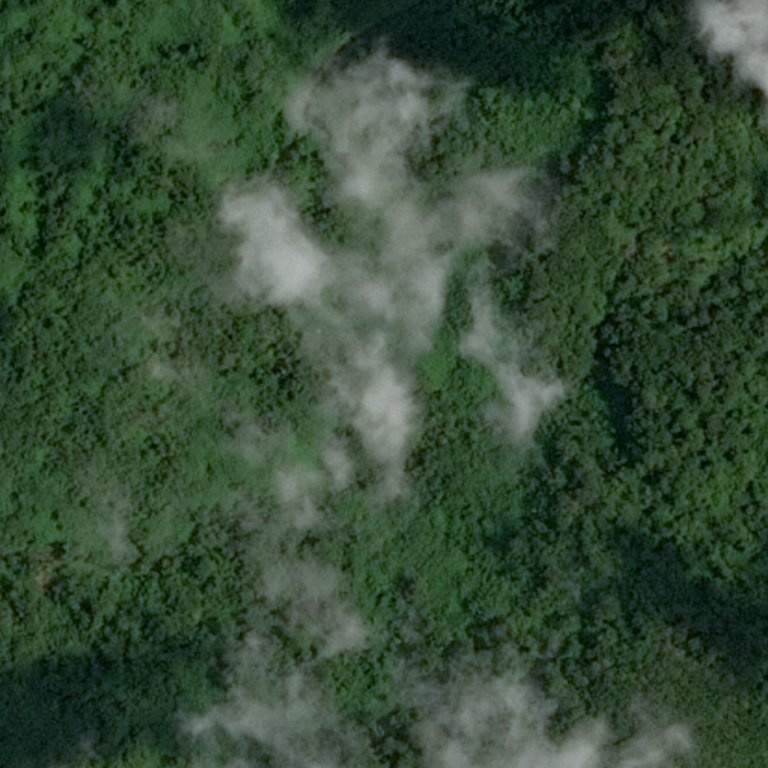
#> input picture hw3/desert_forest/test_image_00.jpg, 768 x 768 px
$ jupyter execute --allow-errors hw3_Lysenkov_gg.ipynb   (shell and % lines are left out)
#> lines starting #> are read from the running program, lines starting #| are printed output that depends on the picture; after the words box and inside, x2 and y2 are one past the last pixel; in counts of white or black regions, pixels touching at a corner belong together; long printed decimals are rounded
# Homework 3

[cell 1]
import numpy as np
import cv2
import matplotlib.pyplot as plt

plt.style.use('seaborn')

# Задача №1 - Лес или пустыня?

Часто при анализе изображений местности необходимо понять ее характер. В частности, если определить, что на изображении преобладет вода, то имеет смысл искать корабли на таком изображении. Если на картинке густой лес, то, возможно, это не лучшая зона для посадки дрона или беспилотника.

Ваша задача - написать программу, которая будет отличать лес от пустыни. В приложении можно найти реальные спутниковые снимки лесов и пустынь.

Примеры изображений:
<table><tr>
    <td>  </td>
    <td>  </td>
</tr></table>

[cell 2]
def des_or_for(image):
    """
    :param image: исходное изображение (RGB)
    :return: 1 - Пустыня, 0 - Лес
    """
    gray = cv2.cvtColor(image.copy(), cv2.COLOR_RGB2GRAY)
    hist = cv2.calcHist([gray.ravel()], [0], None, [256], [0, 256])
    if np.argmax(hist) > len(hist)//2:
        return 1
    return 0

[cell 3]
image = cv2.imread('desert_forest/test_image_00.jpg')
#> image is the input picture: shape (768, 768, 3); mean B, G, R 54, 75.5, 54
h, w, _ = image.shape
image = cv2.resize(image.copy(), (w // 2, h // 2))
#> image: shape (384, 384, 3)
image = cv2.cvtColor(image.copy(), cv2.COLOR_BGR2RGB)

# grayscale
gray = cv2.cvtColor(image.copy(), cv2.COLOR_RGB2GRAY)

[cell 4]
plt.subplot(211)
plt.imshow(image)
plt.title('Исходное изображение'), plt.axis('off')
if des_or_for(image):
#> in des_or_for, `hist = cv2.calcHist([gray.ravel()], [0], None, [256], [0, 256])`: hist = 256 values, max 2626 at index 65, min 0 at index 0, mean 576
    print("It's desert")
else:
    print("It's forest")

#> (a cell that did not finish here is left out)

# Задача №2 - Раздели объекты в шуме

Дано зашумленное изображение с 3 объектами: круг, треугольник и фон. Треубется выдлеить каждый объект, фон, круг и треугольник в бинарные маски. То есть треубется найти геометрическое место каждого объекта на изображении. Незашумленное изображение приведено __только__ для оценки качества решения. Запрещено использовать любую инофрмацию о незашумленном изоьражении в решении.

Придумайте способ численной оценки качества полученного результата.

<table><tr>
    <td>  </td>
    <td>  </td>
</tr></table>

[cell 6]
# вспомогательная функция
def plot_transform_result(src_image, transform_image, is_gray=False):
    """
    Отрисовать с помощью plt исходное изображение и его преобразование.

    :param src_image: np.ndarray: исходное изображение
    :param transform_image: np.ndarray: преобразованное изображение
    :param is_gray: bool: флаг для отображения ЧБ изображений
    :return: None
    """
    plt.figure(figsize=(6.4 * 2, 4.8 * 2), constrained_layout=True
)
    cmap = 'gray' if is_gray else None

    plt.subplot(121)
    plt.imshow(src_image, cmap=cmap)
    plt.axis('off'), plt.title('Исходное изображение')

    plt.subplot(122)
    plt.imshow(transform_image, cmap=cmap)
    plt.axis('off'), plt.title('Результат преобразования')

    plt.show()

[cell 7]
def cleaning(image):
    """
    Чистка фона
    """

    blur = cv2.GaussianBlur(image.copy(), (7,7), 0)
    ret3, th3 = cv2.threshold(blur, 0, 255, cv2.THRESH_BINARY + cv2.THRESH_OTSU)
    kernel = np.ones((7, 7), np.uint8)
    opening = cv2.morphologyEx(th3, cv2.MORPH_OPEN, kernel)
    closing = cv2.morphologyEx(opening, cv2.MORPH_CLOSE, kernel)
    return closing

[cell 8]
def circ_or_triangle(image, mask, size = 100):
    """
    Разбиение маски (круга и треугольника) на круг и треугольник
    Смысл алгоритма:
    1) находим цвета треугольника и квадрата (максимумы на гистограмме)
    2) для каждого пикселя смотрим какие пиксели рядом и выбираем круг это или треугольник
    Примечание: алгоритм не знает круг это или треугольник, знает только фигура 1 и фигура 2
    """

    h_size = size //2;
    hist = cv2.calcHist([image.ravel()], [0], None, [256], [0, 256])
    hist[0] = 0

    sorted_index_hist = np.argsort(hist.T)
    col = sorted_index_hist[0][-2:]

    im = np.pad(image.copy(), h_size)
    pad_mask = np.pad(mask.copy(), h_size)

    res1 = np.zeros(image.shape)
    res2 = np.zeros(image.shape)
    H, W = image.shape
    for y in range(0, H):
        for x in range(0, W):
            im_slice = im[y:y+size, x:x+size]
            if not pad_mask[y+h_size][x+h_size]:
                continue

            if np.sum(im_slice == col[0]) > np.sum(im_slice == col[1]):
                res1[y][x] = 1
            else:
                res2[y][x] = 1

    return res1, res2

[cell 9]
def figures(image):
    """
    Основная функция запускающая остальные
    """

    hist = cv2.calcHist([image.ravel()], [0], None, [256], [0, 256])

    clean_mask = np.ceil(cleaning(image)/255)
    clean_image = np.uint8(image*clean_mask)
    plot_transform_result(clean_mask, clean_image, is_gray=True)

    fig1, fig2 = circ_or_triangle(clean_image, clean_mask)
    fig1 *= 255
    fig2 *= 255
    plot_transform_result(fig1, fig2, is_gray=True)


    plt.show()
    return fig1, fig2

[cell 10]
image = cv2.imread('segmentation/noise.png')
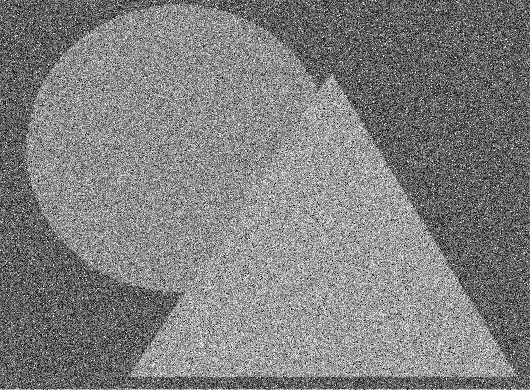
#> input picture hw3/segmentation/noise.png, 530 x 390 px
#> image is the input picture: shape (390, 530, 3); min 0, max 255, mean 127.5
image = cv2.cvtColor(image, cv2.COLOR_BGR2GRAY)
#> image: shape (390, 530)
print(image.shape)
#| (390, 530)

plt.imshow(image, cmap='gray')
plt.axis('off')
plt.show()

[cell 11]
mask1, mask2 = figures(image)
#> in figures, `hist = cv2.calcHist([image.ravel()], [0], None, [256], [0, 256])`: hist = 256 values, max 1923 at index 95, min 82 at index 243, mean 807.4
#> in cleaning, `ret3, th3 = cv2.threshold(blur, 0, 255, cv2.THRESH_BINARY + cv2.THRESH..`:
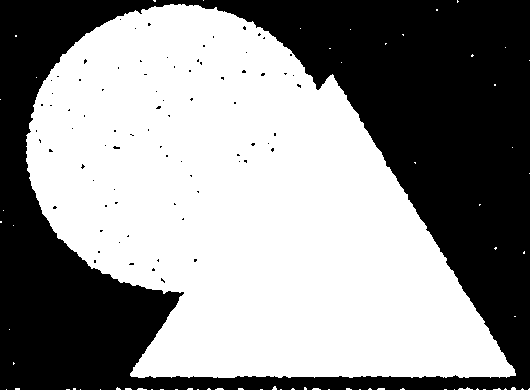
#> th3: shape (390, 530); 56.6% white; 80 black regions (79 under 20 px), largest, box (x1, y1, x2, y2) and area: (0, 0, 530, 390) 89460
#> in cleaning, `ret3, th3 = cv2.threshold(blur, 0, 255, cv2.THRESH_BINARY + cv2.THRESH..`: ret3 = 123
#> in figures, `clean_image = np.uint8(image*clean_mask)`:
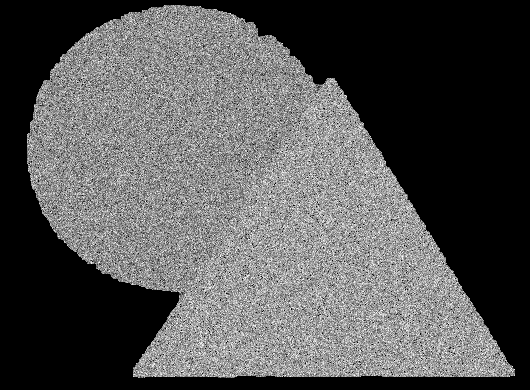
#> clean_image: shape (390, 530); min 0, max 255, mean 85
#> in circ_or_triangle, `hist = cv2.calcHist([image.ravel()], [0], None, [256], [0, 256])`: hist = 256 values, max 90127 at index 0, min 9 at index 26, mean 807.4
#> in circ_or_triangle, `col = sorted_index_hist[0][-2:]`: col = [160, 145]

[cell 12]
image_clean = cv2.imread('segmentation/gt.png')
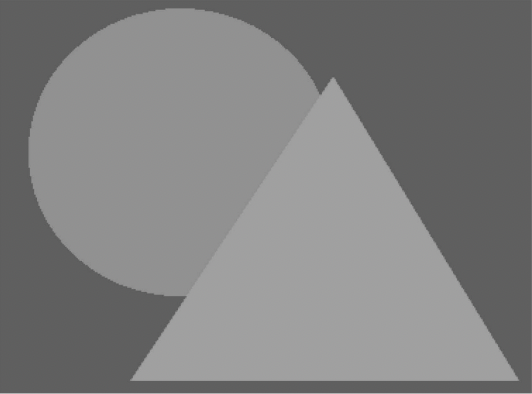
#> input picture hw3/segmentation/gt.png, 532 x 394 px
#> image_clean is the input picture: shape (394, 532, 3); mean B, G, R 127.4, 127.4, 127.4
image_clean = cv2.cvtColor(image_clean, cv2.COLOR_BGR2GRAY)
#> image_clean: shape (394, 532)
print(image_clean.shape)
#| (394, 532)

plt.imshow(image_clean, cmap='gray')
plt.axis('off')
plt.show()

[cell 13]
def accuracy(clean_image, circ, triang, size_col_err = 3):
    """
    Функция проверки точности
    Так как чистая картинка имеет не 3 цвета а больше, приходиться добавлять флуктуацию цвета,
    это учитывается в size_col_err
    Не стоит считать, что точность будет 100% верная, но все же она близка к этому
    """

    H, W = circ.shape

    hist = cv2.calcHist([clean_image.ravel()], [0], None, [256], [0, 256])
    col1 = np.argmax(hist)
    hist[col1] = 0
    col2 = np.argmax(hist)
    hist[col2] = 0
    col3 = np.argmax(hist)
    hist[col3] = 0
    _, col_circ, col_triang = sorted([col1, col2, col3])


    hist = cv2.calcHist([clean_image.ravel()], [0], None, [256], [0, 256])
    count_circ = np.sum(hist[col_circ-size_col_err:col_circ+size_col_err])
    count_triang = np.sum(hist[col_triang-size_col_err:col_triang+size_col_err])
    count_all = count_circ+count_triang


    err_all = H*W
    err_circ = H*W
    err_triang = H*W

    for add_y in range(0, clean_image.shape[0] - circ.shape[0]+1):
        for add_x in range(0, clean_image.shape[1] - circ.shape[1]+1):
            err_circ_i = 0
            err_triang_i = 0
            for y in range(H):
                for x in range(W):
                    if abs(clean_image[y+add_y][x+add_x] - col_circ) < size_col_err  and not circ[y][x]:
                        err_circ_i += 1
                    elif abs(clean_image[y+add_y][x+add_x] - col_circ) > size_col_err and circ[y][x]:
                        err_circ_i += 1

                    if abs(clean_image[y+add_y][x+add_x] - col_triang) < size_col_err and not triang[y][x]:
                        err_triang_i += 1
                    elif abs(clean_image[y+add_y][x+add_x] - col_triang) > size_col_err and triang[y][x]:
                        err_triang_i += 1

            err_all_i = err_circ_i+err_triang_i

            if err_all_i < err_all:
                err_all, err_circ, err_triang = err_all_i, err_circ_i, err_triang_i

    return 1-err_all/count_all, 1-err_circ/count_circ, 1-err_triang/count_triang

[cell 14]
acc_all, acc_circ, acc_triang = accuracy(image_clean, mask2, mask1)
#> in accuracy, `hist = cv2.calcHist([clean_image.ravel()], [0], None, [256], [0, 256])`: hist = 256 values, max 69939 at index 95, min 0 at index 0, mean 818.8
#> in accuracy, `col1 = np.argmax(hist)`: col1 = 95
#> in accuracy, `col2 = np.argmax(hist)`: col2 = 160
#> in accuracy, `col3 = np.argmax(hist)`: col3 = 145
#> in accuracy, `_, col_circ, col_triang = sorted([col1, col2, col3])`: col_triang = 160
#> in accuracy, `count_circ = np.sum(hist[col_circ-size_col_err:col_circ+size_col_err])`: count_circ = 57168
#> in accuracy, `count_triang = np.sum(hist[col_triang-size_col_err:col_triang+size_col..`: count_triang = 58283
#> in accuracy, `count_all = count_circ+count_triang`: count_all = 115451
#> acc_all = 0.959; acc_circ = 0.953; acc_triang = 0.964
print("Accuracy find all:", acc_all)
#| Accuracy find all: 0.9586
print("Accuracy find circle:", acc_circ)
#| Accuracy find circle: 0.9533
print("Accuracy find triangle:", acc_triang)
#| Accuracy find triangle: 0.9638

# Задача №3 - Найди клетки

Даны снимки раковых клеток. Существует задача - определить стадию рака клетки по такому изображению. Для того, чтобы подойти к решению классификации рака клетки, необходимо сначала подготовить данные.

Исходные изображения в реальных задачах могут быть очень большого размера (более 20000 px). Однако из визуального анализа можно заметить, что большая часть этих снимков пустая и не несет в себе полезную информацию.

Ваша задача выделить небольшие ячейки изображений из исходного так, чтобы на ячейках было только изображение клетки.

Пример исходного изображения и нарезанных ячеек клетки.

В качестве аргументов у функции будут значения:
1. исходное изображние;
2. размер ячейки;
3. количество ячеек.

__Доп вопрос__ - как можно выяснить какие нужны значения аргументов, чтобы они подходили для большинства исходных снимков?

## Алгоритм (жадный)
1) Сделаем карту информации
<p>&emsp;    1.0) будем рассматривать сетку, где клетки размера ячейки
<p>&emsp;    1.1) Каждый пиксель в карте информации будет равносилен 1ой ячейки
<p>&emsp;    1.2) В каждом пикселе будет значение = количество не белых пикселей в клетке сетки картинки / количество пикселей в
<p>&emsp;&emsp;            клетке сетки картинки
<p>2) Для каждой ячеки (for по количекству ячеек):
<p>&emsp;&emsp;    далее узлы - точки пересечения линий сетки
<p>&emsp;    2.1) делаем карту узлов: в каждой ячейке сумма количества информации в соседних клетках этого узла
<p>&emsp;    2.2) Ищем самый прибыльный узел
<p>&emsp;    2.3) Расчитываем положение ячейки (сам узел принадлежит ячейке): там формулы с весами клеток в этом узле
<p>&emsp;    2.4) Из расчета, что клетка забирает информацию равную ее пересечению с клеткой сетки, вычитаем из клеток
<p>&emsp;&emsp;            карты информации информацию, которую забрала клетка
<p>&emsp;    2.5) Повторяем
<p>3) Достаем то, что попало в ячейке и создаем новое изображение

[cell 15]
# [78 lines left out: function cells, not called in this run]

[cell 16]
def cells(image, cell_size, cell_count, draw_pic=True):
    """
    Функция поиска ячеек, чтобы достать информацию
    draw_pic - рисовать ли положение ячеек на кортинке
    """
    im_inf = (image != 255).astype(float)

    y_size = np.int32(np.ceil(image.shape[0] / cell_size))
    x_size = np.int32(np.ceil(image.shape[1] / cell_size))
    map_inf = np.zeros((y_size,x_size))

    for i in range(y_size):
        for j in range(x_size):
            map_inf[i][j] = np.sum(im_inf[i*cell_size : (i+1)*cell_size+1, j*cell_size : (j+1)*cell_size+1])/cell_size**2

    plt.show()

    map_inf = np.pad(map_inf, 1)

    cells = np.zeros((cell_count, 2))
    do_corn = []
    for k in range(cell_count):
        map_corner = np.zeros((y_size+1, x_size+1))
        for i in range(y_size+1):
            for j in range(x_size+1):
                map_corner[i][j] = np.sum(map_inf[i : i+2, j : j+2])

#         print(np.max(map_inf))
        corners = [[map_corner[i//(x_size+1)][i%(x_size+1)], i//(x_size+1), i%(x_size+1)] for i in range((x_size+1)*(y_size+1))]
        sort_corn = sorted(corners, key=lambda x: x[0], reverse=True)

#         print([x[0] for x in sort_corn])
        for i in range(len(sort_corn)):
            m, y, x = sort_corn[i]
            if not ([y,x] in do_corn):
                do_corn.append([y,x])
                break
#         print(m)
        s = np.sum(map_inf[y:y+2, x:x+2])

        if s == 0:
            cells[k][0] = np.round(y*cell_size)
            cells[k][1] = np.round(x*cell_size)
            continue

        w1 = map_inf[y][x]/s
        w2 = map_inf[y][x+1]/s
        w3 = map_inf[y+1][x]/s
        w4 = map_inf[y+1][x+1]/s

        cells[k][0] = np.round(y*cell_size - (w1+w2)*cell_size)
        cells[k][1] = np.round(x*cell_size - (w1+w3)*cell_size)

        map_inf[y][x] -= (w1+w2)*(w1+w3)*s
        if map_inf[y][x] < 0: map_inf[y][x] = 0

        map_inf[y][x+1] -= (w1+w2)*(w2+w4)*s
        if map_inf[y][x+1] < 0: map_inf[y][x+1] = 0

        map_inf[y+1][x] -= (w3+w4)*(w1+w3)*s
        if map_inf[y+1][x] < 0: map_inf[y+1][x] = 0

        map_inf[y+1][x+1] -= (w3+w4)*(w2+w4)*s
        if map_inf[y+1][x+1] < 0: map_inf[y+1][x+1] = 0


    cells = cells.astype(int)

    count_side = np.int32(np.ceil(np.sqrt(cell_count)))
    res = np.zeros((count_side*cell_size, count_side*cell_size))

    im = np.pad(image, cell_size)
    for i in range(cell_count):
        y_res = (i//count_side)*cell_size
        x_res = (i%count_side)*cell_size
        y,x = cells[i]

        res[y_res:y_res+cell_size, x_res:x_res+cell_size] = im[y+cell_size:y+2*cell_size, \
                                                                       x+cell_size:x+2*cell_size]

    if draw_pic:
        im_res =  image.copy()
        for i in range(cell_count):
            y,x = cells[i]
            y1 = y+cell_size
            x1 = x+cell_size
            im_res = cv2.rectangle(im_res,(x,y),(x1,y1),0,3)

        plt.figure(figsize=(15,15))
        plt.imshow(im_res, cmap='gray')
        plt.axis('off')
        plt.show()
    return res

[cell 17]
image = cv2.imread('cells/train1_1.jpeg')
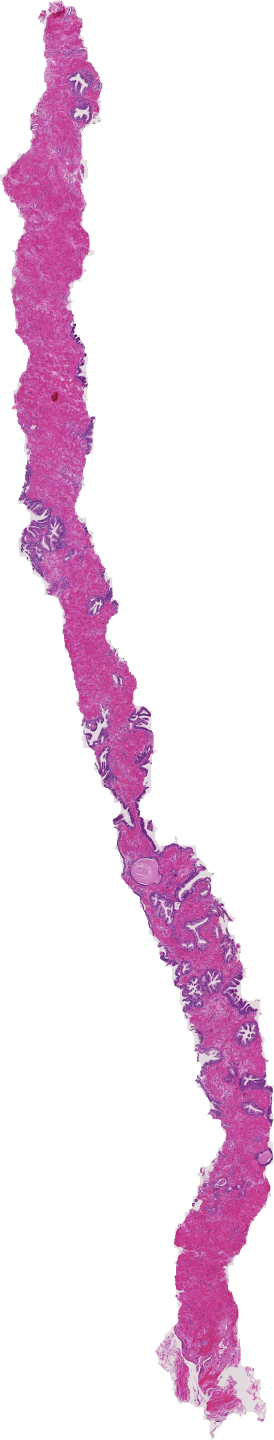
#> input picture hw3/cells/train1_1.jpeg, 1368 x 7200 px (shown at 1/5 size)
#> image is the input picture: shape (7200, 1368, 3); mean B, G, R 234.3, 218.8, 239.9
image = cv2.cvtColor(image, cv2.COLOR_BGR2GRAY)
#> image: shape (7200, 1368)
print(image.shape)
#| (7200, 1368)
# plt.imshow(image, cmap='gray')
plt.show()
res = cells(image, 300, 25, True)
#> in cells, `im_inf = (image != 255).astype(float)`:
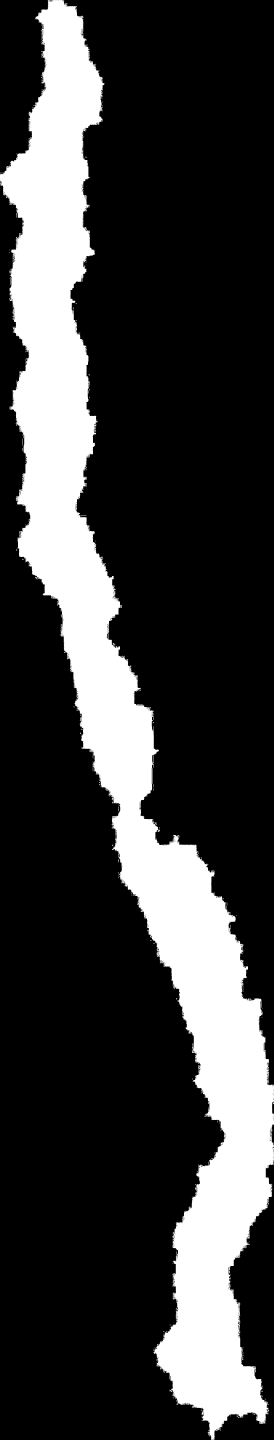
#> im_inf: shape (7200, 1368) float64 (shown at 1/5 size); values 0 (black) and 1 (white), 23.8% white; 568 white regions (479 under 20 px), largest, box (x1, y1, x2, y2) and area: (0, 0, 1368, 7200) 2336029, (762, 3841, 764, 3919) 156, (1008, 7050, 1015, 7076) 97
#> after the loop in cells, `for i in range(y_size):`: map_inf = 24 rows, first 6: [0.29, 0.363, 0, 0, 0], [0.343, 0.669, 0, 0, 0], [0.672, 0.442, 0, 0, 0], [0.778, 0.423, 0, 0, 0], [0.801, 0.377, 0, 0, 0], [0.699, 0.316, 0, 0, 0]
#> the loop in cells, `for k in range(cell_count):` made 25 passes
#> (s, w1, w2, w3, w4) on passes 1 to 8: (2.76, 0.335, 0.155, 0.187, 0.324), (2.38, 0.327, 0.178, 0.337, 0.159), (2.35, 0.423, 0.0698, 0.331, 0.176), (2.32, 0.308, 0.205, 0.266, 0.22), (2.27, 0.0364, 0.398, 0.124, 0.442), (2.26, 0.26, 0.227, 0.424, 0.0895), (2.25, 0.276, 0.177, 0.205, 0.341), (2.14, 0.35, 0.144, 0.246, 0.26)
#> after the loop in cells, `for k in range(cell_count):`: cells = 25 pairs, first value 53 to 6877, second value 36 to 1200; do_corn = 25 pairs, first value 1 to 23, second value 1 to 5
#> in cells, `im = np.pad(image, cell_size)`:
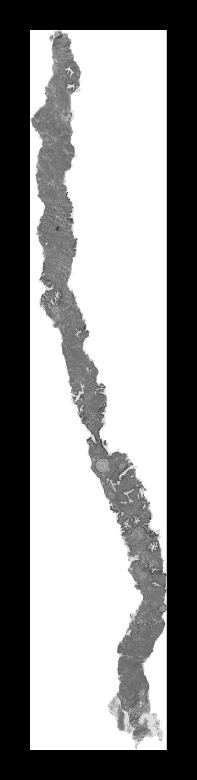
#> im: shape (7800, 1968) (shown at 1/10 size); min 0, max 255, mean 145.6
#> the loop in cells, `for i in range(cell_count):` made 25 passes
#> (y, x) on passes 1 to 8: (4353, 743), (1049, 101), (4952, 974), (1946, 128), (6470, 852), (5854, 995), (2564, 156), (3452, 421)
#> after the loop in cells, `for i in range(cell_count):`:
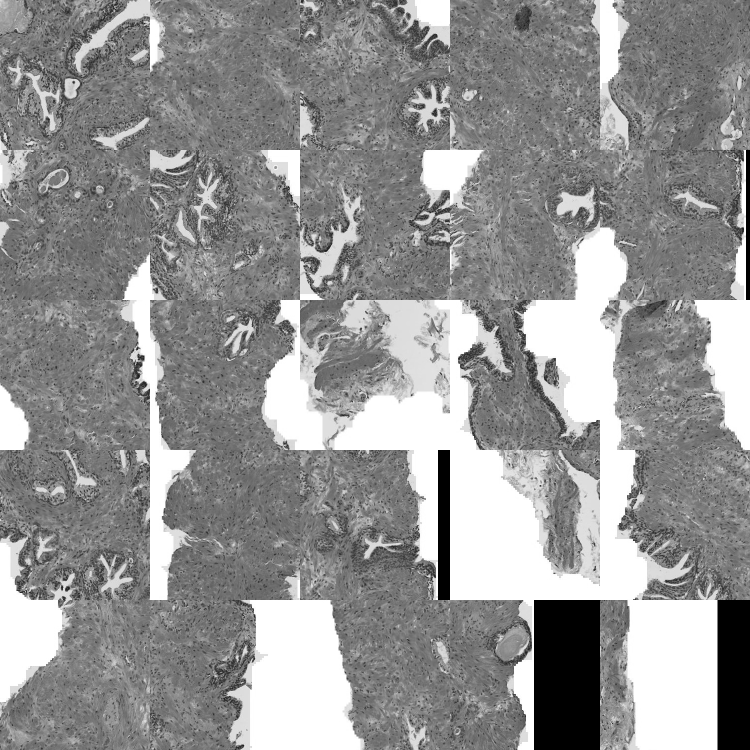
#> res: shape (1500, 1500) float64 (shown at 1/2 size); min 0, max 255, mean 147.2
#> the loop in cells, `for i in range(cell_count):` made 25 passes
#> (y, x, y1, x1) on passes 1 to 8: (4353, 743, 4653, 1043), (1049, 101, 1349, 401), (4952, 974, 5252, 1274), (1946, 128, 2246, 428), (6470, 852, 6770, 1152), (5854, 995, 6154, 1295), (2564, 156, 2864, 456), (3452, 421, 3752, 721)
#> pass 1, in cells, `im_res = cv2.rectangle(im_res,(x,y),(x1,y1),0,3)`:
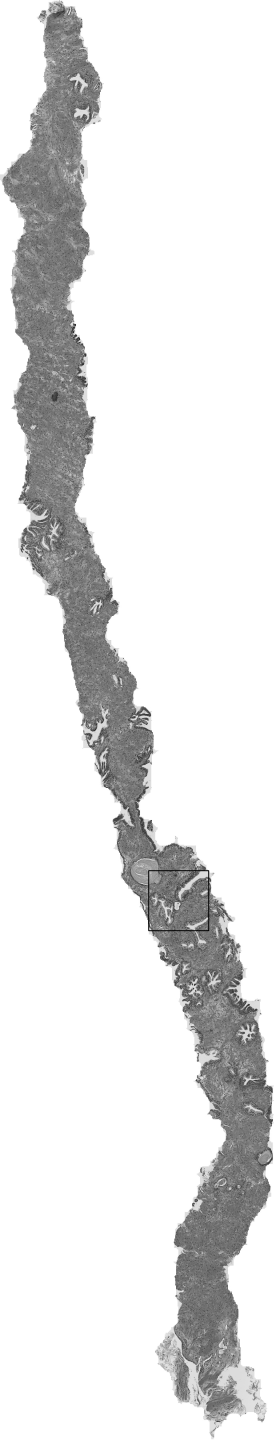
#> im_res: shape (7200, 1368) (shown at 1/5 size); min 0, max 255, mean 226.8
#> after the loop in cells, `for i in range(cell_count):`:
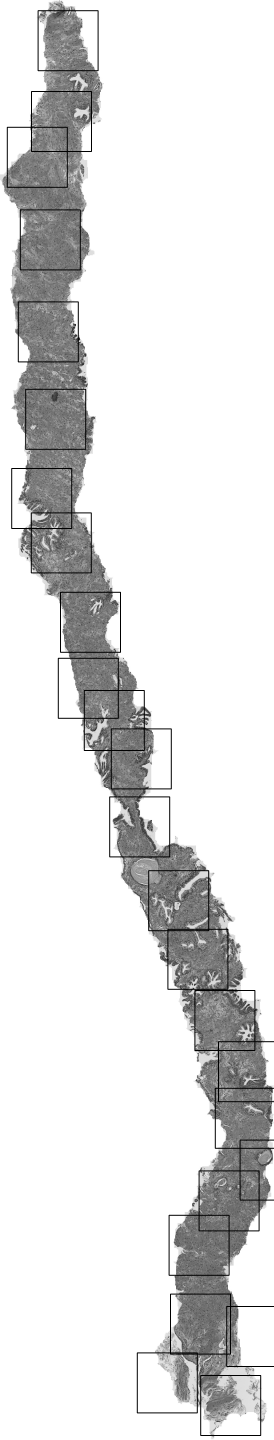
#> im_res: shape (7200, 1368) (shown at 1/5 size); min 0, max 255, mean 224.5
plt.figure(figsize=(10,10))
plt.imshow(res, cmap='gray')
plt.show()
